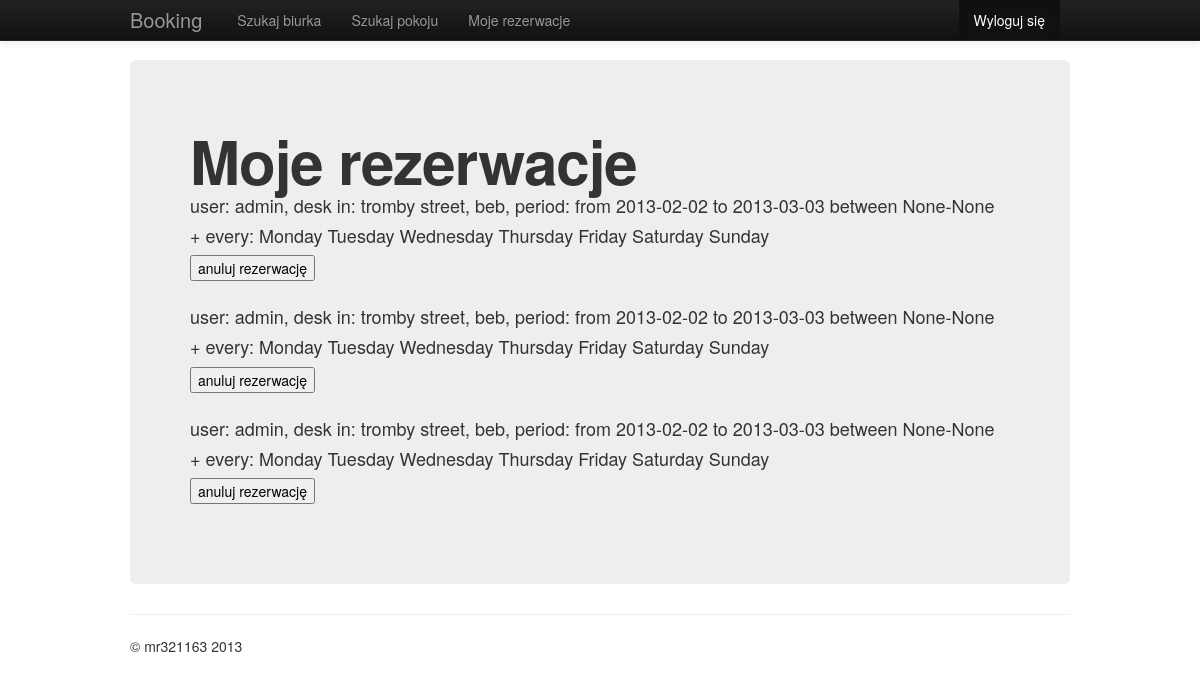
Before: /booking/my_reservations/ (signed in) with the older database file.
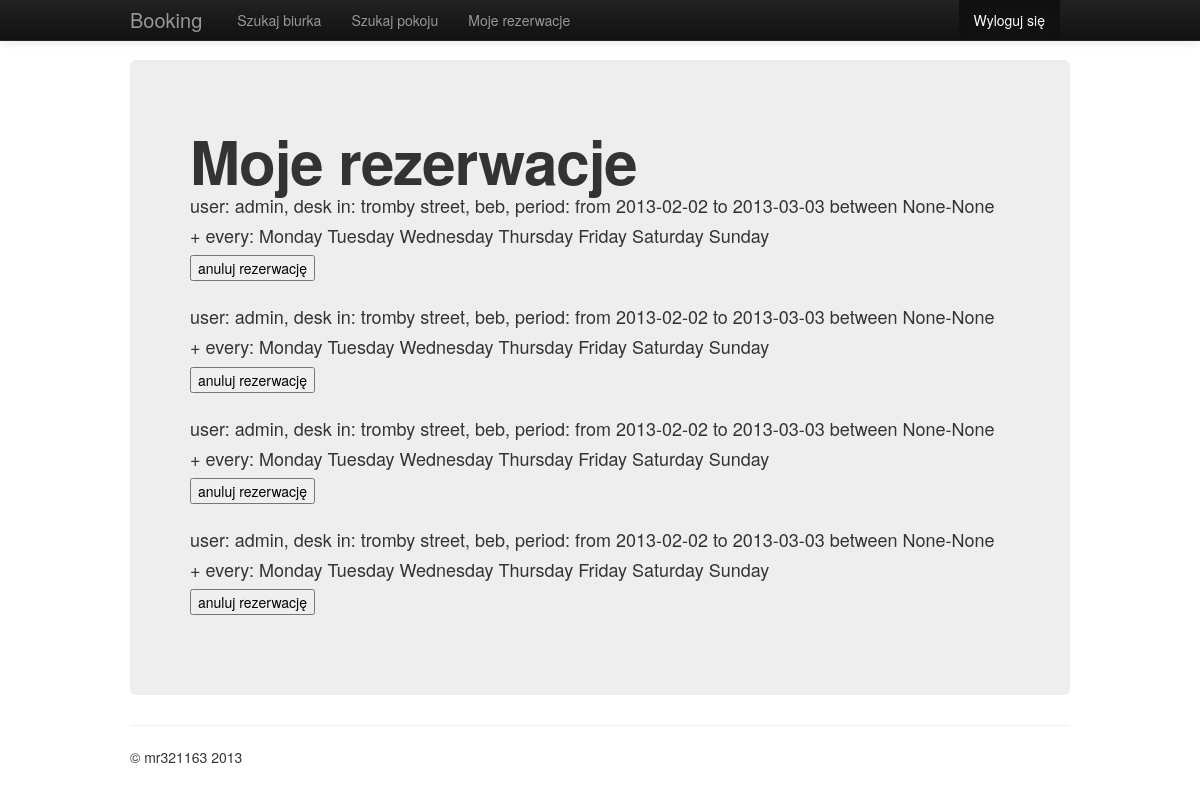
After: the same page with the newer database file.
### booking/models.py (models this page shows)
class Reservation(models.Model):
    user = models.ForeignKey(User)
    desk = models.ForeignKey(Desk)
    period = models.ForeignKey(ReservationPeriod)
    def __unicode__(self):
        return "user: " + str(self.user) + ", desk " + str(self.desk) + ", period: " + str(self.period)

class Desk(models.Model):
    room = models.ForeignKey(Room)
    description = models.TextField()
    def __unicode__(self):
        return "in: " + str(self.room)

class Room(models.Model):
    city = models.CharField(max_length=100)
    street = models.CharField(max_length=100)
    def __unicode__(self):
        return self.street + " street, " + self.city

class Period(models.Model):
    from_date = models.DateField()
    to_date = models.DateField()
    from_hour = models.IntegerField(blank=True, null=True)
    to_hour = models.IntegerField(blank=True, null=True)
    monday = models.BooleanField(default=True)
    tuesday = models.BooleanField(default=True)
    wednesday = models.BooleanField(default=True)
    thursday = models.BooleanField(default=True)
    friday = models.BooleanField(default=True)
    saturday = models.BooleanField(default=True)
    sunday = models.BooleanField(default=True)
    def __unicode__(self):
        result = "from " + str(self.from_date) + " to " + str(self.to_date) + " between " + str(self.from_hour) + "-" + str(self.to_hour) + " + every: "
        if self.monday:
            result += "Monday "
        if self.tuesday:
            result += "Tuesday "
        if self.wednesday:
            result += "Wednesday "
        if self.thursday:
            result += "Thursday "
        if self.friday:
            result += "Friday "
        if self.saturday:
            result += "Saturday "
        if self.sunday:
            result += "Sunday "
        return result
    class Meta:
        abstract = True

class ReservationPeriod(Period):
    user = models.ForeignKey(User)

### booking/views.py (the view)
class ReservationList(ListView):
    template_name = 'booking/my_reservations.html'
    def get_queryset(self):
        return Reservation.objects.filter(user = self.request.user)

### booking/templates/booking/my_reservations.html (shortened to what this page needs)
{% extends 'booking/base.html' %}
{%  block content_title %}Moje rezerwacje{%  endblock %}
{%  block content %}
    {% if object_list %}
           {% for resv in object_list %}
               {{  resv }}
               <form method="post" action="{% url 'b:cancel_reservation' %}">
                   <input type="submit" value="anuluj rezerwację" />
               </form>
           {% endfor %}
    {% else %}
        <p>No reservations are available.</p>
    {% endif %}
{%  endblock %}

Changed rows visible on the page:
added Reservation: user+desk+period "user: admin, desk in: tromby street, beb, period: from 2013-02-02 to 2013-03-03 between None-None + every: Monday Tuesday Wednesday Thursday Friday Saturday Sunday"
